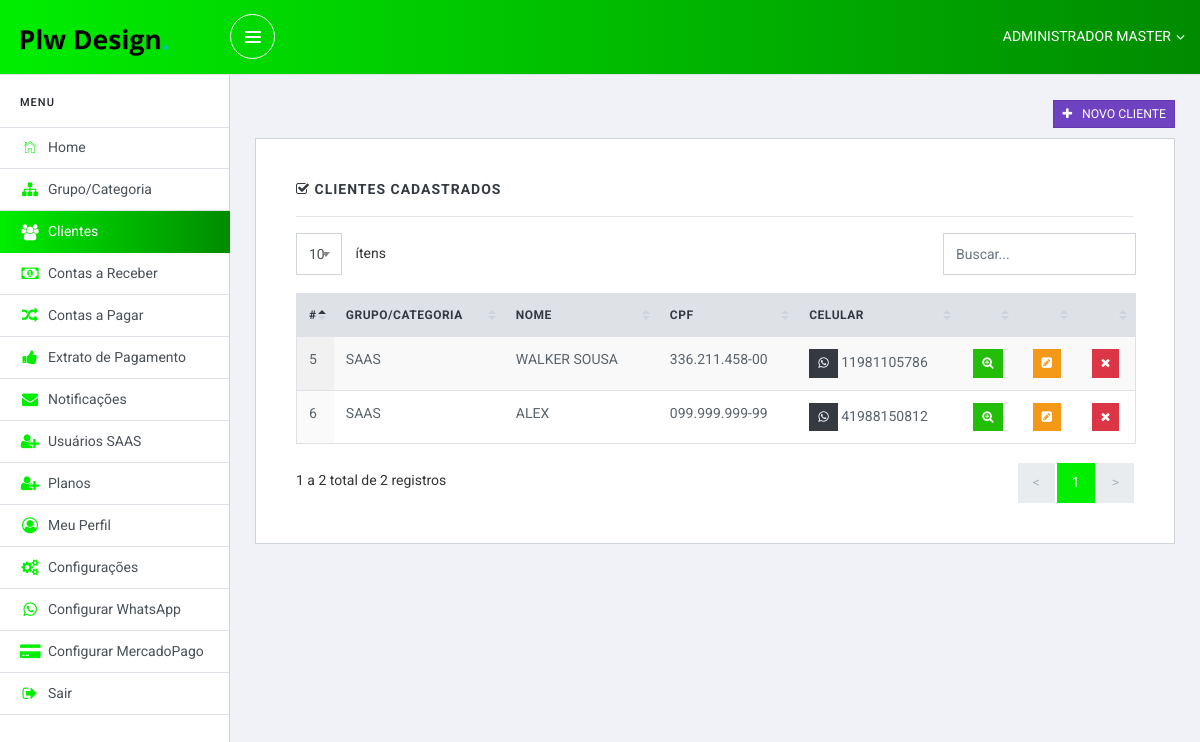
/master/clientes (signed in), run on the app's committed database.
### tables this page shows
CREATE TABLE `carteira` (
  `Id` int(11) NOT NULL,
  `idm` varchar(9) DEFAULT NULL,
  `valor` varchar(250) DEFAULT NULL,
  `entrada` timestamp NULL DEFAULT current_timestamp(),
  `vjurus` varchar(255) DEFAULT NULL,
  `login` varchar(15) DEFAULT NULL,
  `senha` varchar(60) DEFAULT NULL,
  `tipo` varchar(2) DEFAULT '1',
  `status` varchar(2) DEFAULT '1',
  `nome` varchar(120) DEFAULT NULL,
  `celular` varchar(255) DEFAULT NULL,
  `nascimento` varchar(15) DEFAULT NULL,
  `cpf` varchar(25) DEFAULT NULL,
  `email` varchar(120) DEFAULT NULL,
  `cep` varchar(25) DEFAULT NULL,
  `endereco` varchar(120) DEFAULT NULL,
  `numero` varchar(9) DEFAULT NULL,
  `bairro` varchar(60) DEFAULT NULL,
  `complemento` varchar(60) DEFAULT NULL,
  `cidade` varchar(30) DEFAULT NULL,
  `uf` varchar(5) DEFAULT NULL,
  `tokenmp` varchar(255) DEFAULT NULL,
  `tokenasaas` varchar(255) DEFAULT NULL,
  `nomecom` varchar(160) NOT NULL,
  `cnpj` varchar(30) NOT NULL,
  `enderecom` varchar(160) NOT NULL,
  `contato` varchar(15) NOT NULL,
  `msg` varchar(2) DEFAULT '1',
  `msgqr` varchar(2) DEFAULT '1',
  `msgpix` varchar(2) DEFAULT '1',
  `tokenapi` varchar(60) DEFAULT NULL,
  `pagamentos` varchar(2) DEFAULT '1',
  `assinatura` varchar(10) DEFAULT NULL
);

CREATE TABLE `clientes` (
  `Id` int(11) NOT NULL,
  `idm` varchar(9) DEFAULT NULL,
  `idc` varchar(9) DEFAULT NULL,
  `valor` decimal(10,2) DEFAULT 0.00,
  `entrada` timestamp NULL DEFAULT current_timestamp(),
  `vjurus` varchar(5) DEFAULT '100',
  `login` varchar(15) DEFAULT NULL,
  `senha` varchar(60) DEFAULT NULL,
  `tipo` varchar(2) DEFAULT '1',
  `status` varchar(2) DEFAULT '1',
  `nome` varchar(120) DEFAULT NULL,
  `celular` varchar(255) DEFAULT NULL,
  `nascimento` varchar(15) DEFAULT NULL,
  `cpf` varchar(25) DEFAULT NULL,
  `email` varchar(120) DEFAULT NULL,
  `cep` varchar(25) DEFAULT NULL,
  `endereco` varchar(120) DEFAULT NULL,
  `numero` varchar(9) DEFAULT NULL,
  `bairro` varchar(60) DEFAULT NULL,
  `complemento` varchar(60) DEFAULT NULL,
  `cidade` varchar(30) DEFAULT NULL,
  `uf` varchar(5) DEFAULT NULL,
  `rg` varchar(20) DEFAULT NULL,
  `emissao` varchar(30) DEFAULT NULL,
  `uf2` varchar(6) DEFAULT NULL,
  `mae` varchar(60) DEFAULT NULL
);

CREATE TABLE `categoria` (
  `id` int(11) NOT NULL,
  `idu` varchar(9) DEFAULT NULL,
  `nome` varchar(60) DEFAULT NULL
);

### master/clientes.php (the view, shortened to what this page needs)
<div class="slim-mainpanel">
      <div class="container">
	  <div align="right" class="mg-b-10"><a href="cad_cliente" class="btn btn-purple btn-sm"><i class="fa fa-plus mg-r-10" aria-hidden="true"></i>NOVO CLIENTE</a></div>
		<div class="section-wrapper">
          <label class="section-title"><i class="fa fa-check-square-o" aria-hidden="true"></i> CLientes Cadastrados</label>
		  <hr>
          <div class="table-wrapper">
             <table id="datatable1" class="table display responsive nowrap" width="100%">
              <thead>
                <tr>
				  <th>#</th>
				  <th>Grupo/Categoria</th>
                  <th>Nome</th>
				  <th>CPF</th>
				  <th>Celular</th>
				  <th></th>
                  <th></th>
				  <th></th>
                </tr>
              </thead>
              <tbody>
			  <?php
			  $clientes	= $connect->query("SELECT * FROM clientes WHERE idm = '".$cod_id."' ORDER BY nome ASC");
			  while ($dadosclientes = $clientes->fetch(PDO::FETCH_OBJ)) {
			  $editarcat = $connect->query("SELECT nome FROM categoria WHERE id='".$dadosclientes->idc."'");
			  $dadoscat = $editarcat->fetch(PDO::FETCH_OBJ);
			  ?>
                <tr>
				  <td><?php print $dadosclientes->Id;?></td>
				  <td><?php print $dadoscat->nome;?></td>
                  <td><?php print $dadosclientes->nome;?></td>
				  <td><?php print $dadosclientes->cpf;?></td>
				  <td><a href="https://api.whatsapp.com/send?phone=55<?php print $dadosclientes->celular;?>&text=Olá <?php print $dadosclientes->nome;?>" target = "blank" class="btn btn-dark btn-sm"><i class="icon fa fa-whatsapp"></i></a> <?php print $dadosclientes->celular;?></td>
				  <td align="center">
				  <form action="ver_cliente" method="post">
	              <button type="submit" class="btn btn-success btn-sm"><i class="icon fa fa-search-plus"></i></button>
	              </form>
				  </td>
				  <td align="center">
				  <form action="edit_cliente" method="post">
	              <button type="submit" class="btn btn-warning btn-sm"><i class="icon fa fa-pencil-square"></i></button>
	              </form>
				  </td>
                  <td align="center">
				  <form action="classes/clientes_exe.php" method="post">
	              <button type="submit" class="btn btn-danger btn-sm" onclick='return pergunta();'><i class="icon fa fa-times"></i></button>
	              </form>
				  </td>
                </tr>
               <?php } ?>
              </tbody>
            </table>
          </div>
        </div>
      </div>
    </div>
  </body>
</html>

### master/topo.php (shortened to what this page needs)
<?php
$cod_id = $_SESSION['cod_id'];
require_once __DIR__ . '/../db/Conexao.php';
$pegadadosgerais = $connect->query("SELECT * FROM carteira WHERE Id = '$cod_id'");
$dadosgerais = $pegadadosgerais->fetch(PDO::FETCH_OBJ);
?>
<!DOCTYPE html>
<html lang="pt-br">
<head>
  <link href="../lib/font-awesome/css/font-awesome.css" rel="stylesheet">
  <link href="../lib/Ionicons/css/ionicons.css" rel="stylesheet">
  <link href="../lib/datatables/css/jquery.dataTables.css" rel="stylesheet">
  <link href="../lib/select2/css/select2.min.css" rel="stylesheet">
  <link href="../styles/planos.css" rel="stylesheet">
  <link href="../styles/msg-assinatura.css" rel="stylesheet">
  <link rel="stylesheet" href="../css/slim.css">
</head>
<body>
  <div class="slim-header with-sidebar" style="background-image: linear-gradient(to right, #00EE00 0%, #008B00 100%);">
    <div class="container-fluid">
      <div class="slim-header-left">
        <a class="slim-logo" href="/.">
          <img src="img/logo.png" alt="Logo Financeiro">
        </a>
        <a href="javascript: void(0);" id="slimSidebarMenu" class="slim-sidebar-menu"><span></span></a>
      </div>
      <div class="slim-header-right">
        <div class="dropdown dropdown-c">
          <a href="./" class="logged-user" data-toggle="dropdown" style="color:#FFFFFF">
            <span><?php print $dadosgerais->nome;?></span>
            <i class="fa fa-angle-down"></i>
          </a>
        </div>
      </div>
    </div>
  </div>

### data on the page
carteira: nome "ADMINISTRADOR MASTER"
clientes: Id "6", categoria.nome "SAAS", nome "ALEX", cpf "099.999.999-99", celular "41988150812"
clientes: Id "5", categoria.nome "SAAS", nome "WALKER SOUSA", cpf "336.211.458-00", celular "11981105786"

### other printed values
$item["name"] "Home"
$item["name"] "Grupo/Categoria"
$item["name"] "Clientes"
$item["name"] "Contas a Receber"
$item["name"] "Contas a Pagar"
$item["name"] "Extrato de Pagamento"
$item["name"] "Notificações"
$item["name"] "Usuários SAAS"
$item["name"] "Planos"
$item["name"] "Meu Perfil"
$item["name"] "Configurações"
$item["name"] "Configurar WhatsApp"
$item["name"] "Configurar MercadoPago"
$item["name"] "Sair"
